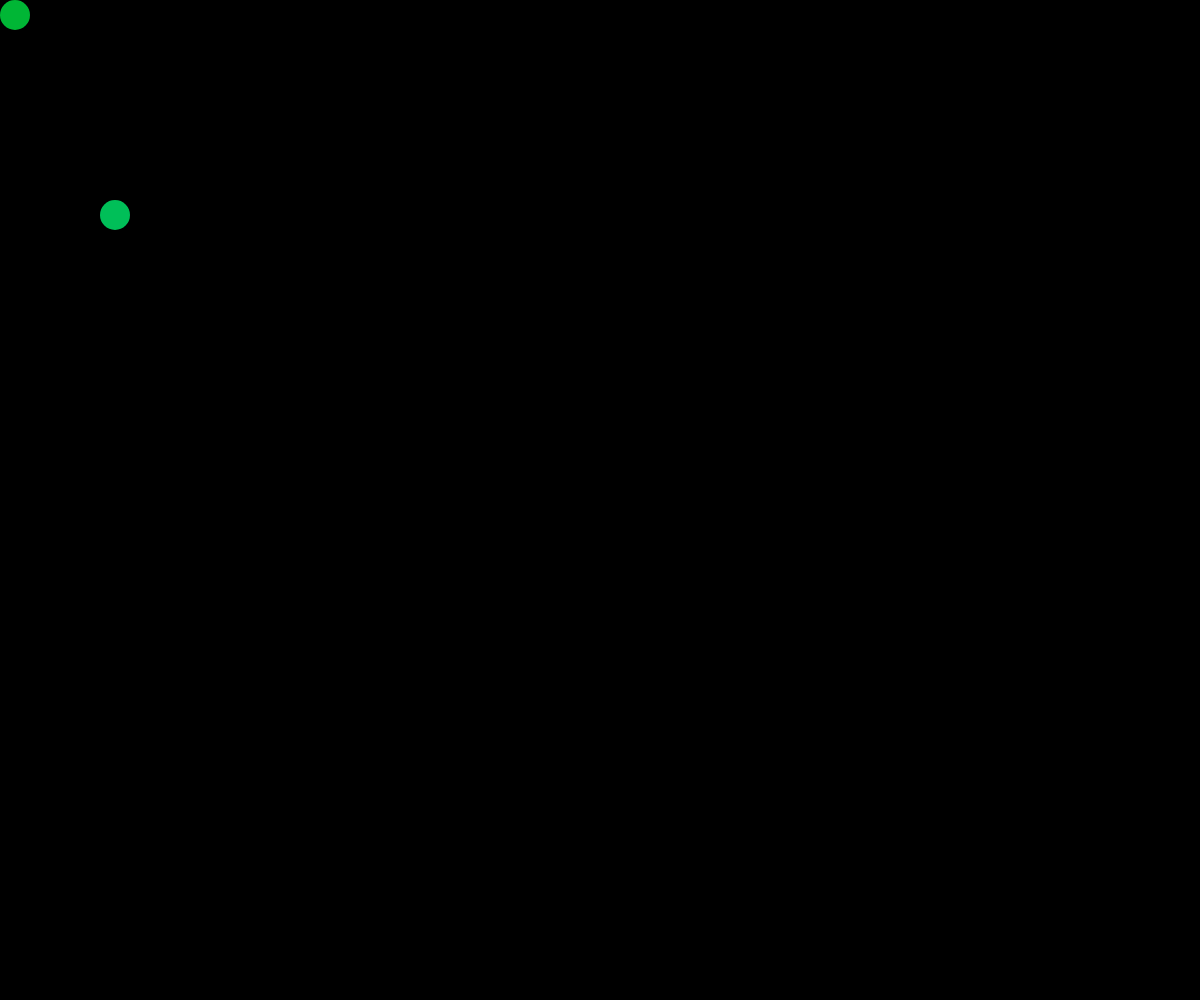
Frame 1 (no input)
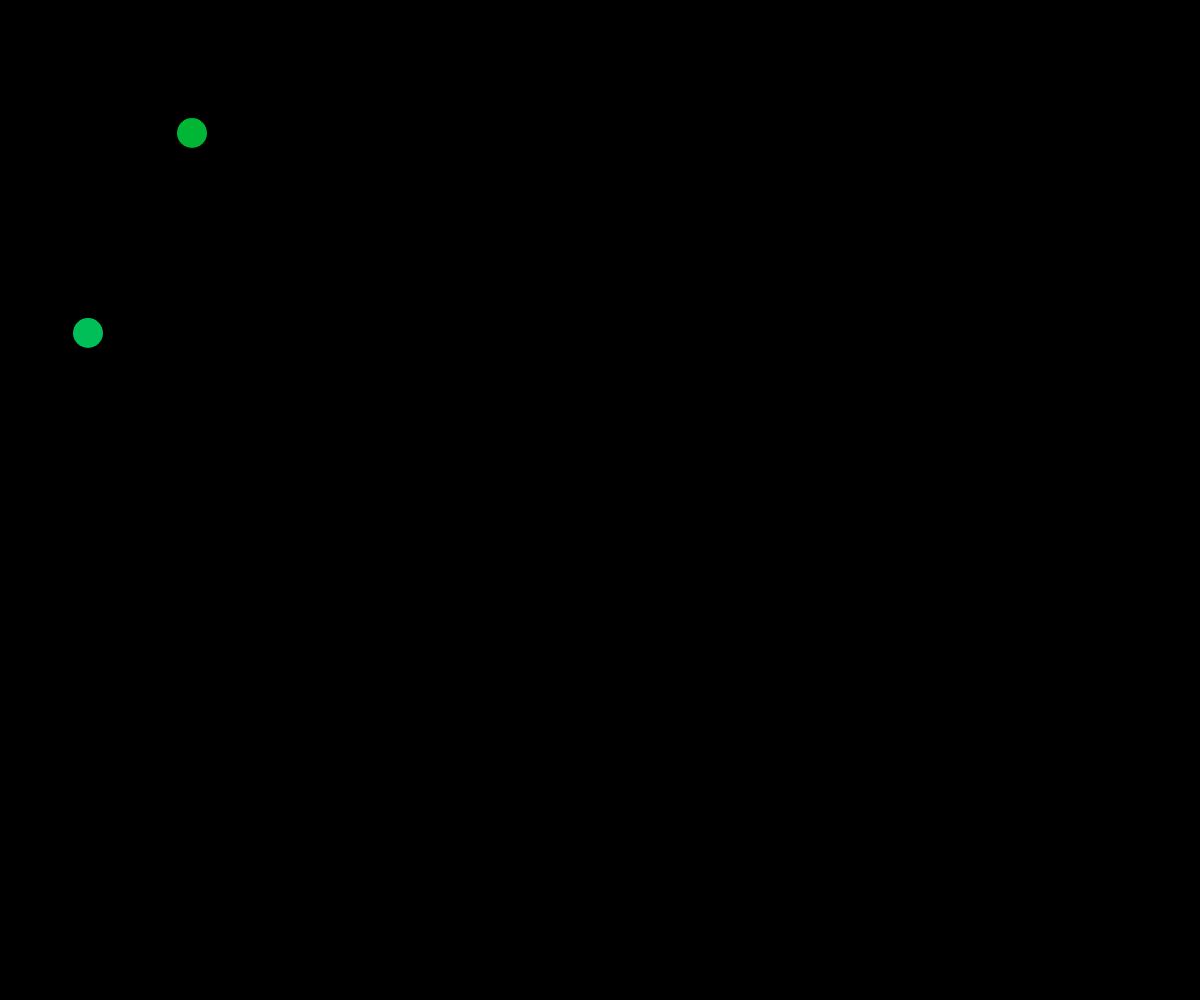
Frame 60 (no input)
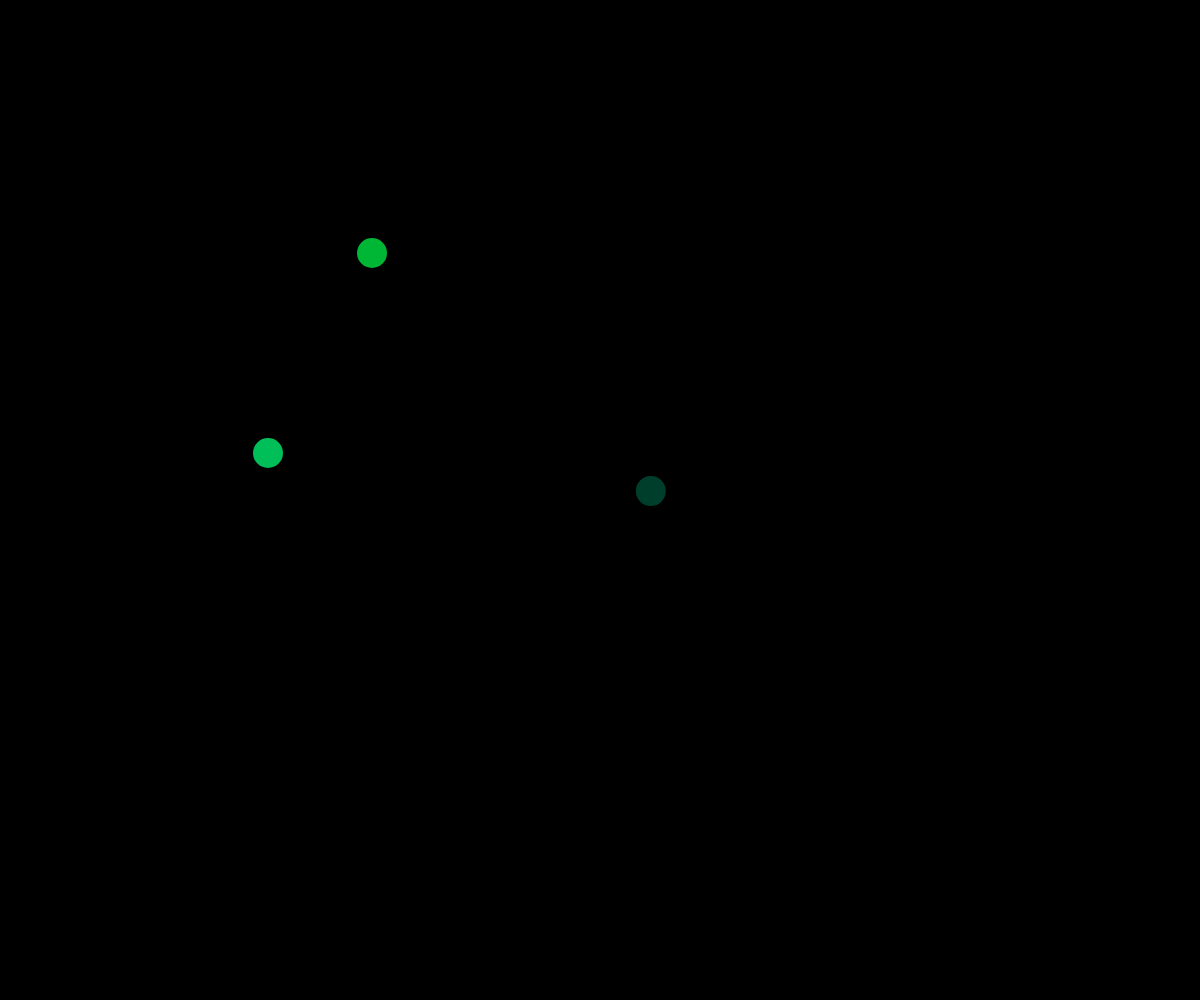
Frame 120 (the mouse pressed at the canvas centre since frame 60)

The p5.js sketch that drew these frames (run headless with seeded random() and noise() and a simulated clock; from frame 60 on, the mouse is pressed at the canvas centre):

// p5.js sketch
// ── sketch.js
// Ryan Yi-Kuei Wu Jul 23, 2021
// bouncing balls with js.p5

var penSize = 15;
let ballTemp1, ballTemp2, ballNew;
let allBalls = []; 

function setup() {
  canvas1 = createCanvas(windowWidth, windowHeight);
  canvas2 = createGraphics(windowWidth, windowHeight);
  canvas1.background(0);
  canvas2.background(0);
  canvas2.clear();

  ballTemp1 = new BALL(0, 0, 3, 2); // if this is not defined in the setup, each class declaration will be reset
  ballTemp2 = new BALL(100, 200, -3, 2);
  allBalls.push(ballTemp1);
  allBalls.push(ballTemp2);
}

function mousePressed() {
  ballNew = new BALL(mouseX, mouseY, random(-1, 1), random(-1, 1));
  allBalls.push(ballNew);
}

function mouseDragged() {
  ballNew = new BALL(mouseX, mouseY, random(-1, 1), random(-1, 1));
  allBalls.push(ballNew);
}

function draw() {
  background(0);

  for (var ib = 0; ib <= allBalls.length-1 ; ib++) {
    mouseOverColorChange(mouseX,mouseY,allBalls[ib])
    allBalls[ib].drawBalls();
    allBalls[ib].moveBalls();
    allBalls[ib].bounceBalls();
    // remove anything that is intersecting
    for (var ib2 = allBalls.length-1; ib2 > ib ; ib2--){
      remove_ball = allBalls[ib].intersect(allBalls[ib2]);
      //print(remove_ball);
      if (remove_ball) {allBalls.splice(ib2,1);}
    }
    
  }
  
}

function mouseOverColorChange(Xmouse,Ymouse, oneBall){
  if (oneBall.mouseOverCheck(Xmouse,Ymouse)) {oneBall.ColorChange();}
}

// ── BallClass.js
class BALL {
  constructor(offX, offY, xInc, yInc){
    this.rgbSet = [ [0, random(0,255), random(0,255)],
                    [255, 0, 0] ];
    this.colorFlag = 0;  // a flag to determine what rgb set to use 
    this.rPen = this.rgbSet[this.colorFlag][0];
    this.gPen = this.rgbSet[this.colorFlag][1];
    this.bPen = this.rgbSet[this.colorFlag][2];
    this.xIncrement = xInc; 
    this.yIncrement = yInc;
    this.ballSize = penSize*2;
    this.locX = 0+this.ballSize/2 + offX;
    this.locY = 0+this.ballSize/2 + offY;
  }
  
  
  drawBalls(){
    fill(this.rPen, this.gPen, this.bPen);
    noStroke();
    circle(this.locX, this.locY, this.ballSize);
  }
  moveBalls(){
    this.locX += this.xIncrement;
    this.locY += this.yIncrement;
  }
  
  bounceBalls(){
    if (this.locX > windowWidth-this.ballSize/2 || this.locX < 0+this.ballSize/2){
        this.xIncrement= -this.xIncrement;
    }
    if (this.locY > windowHeight-this.ballSize/2 || this.locY < 0+this.ballSize/2){
        this.yIncrement= -this.yIncrement;
    }
  }
  
  //mouseOverCheck + colorChange = mouseOverColorChange, now they are broken into two events to make them easy to use
  mouseOverCheck(x,y){
    let d = dist(x,y,this.locX,this.locY);
    if(d<this.ballSize/2){return true;}
    else{return false;}
  }
  
  ColorChange(){
    this.colorFlag ++;
    this.rPen = this.rgbSet[this.colorFlag%2][0];
    this.gPen = this.rgbSet[this.colorFlag%2][1];
    this.bPen = this.rgbSet[this.colorFlag%2][2];
  }
  
  //other has to be in Ball class too
  intersect(other){
    let flag_intersect = false;
    let d2 = dist(this.locX, this.locY, other.locX, other.locY);
    if (d2 <= this.ballSize/2 + other.ballSize/2) {
      flag_intersect = true;
      //print(flag_intersect);
    }
    return flag_intersect;
  }
}
